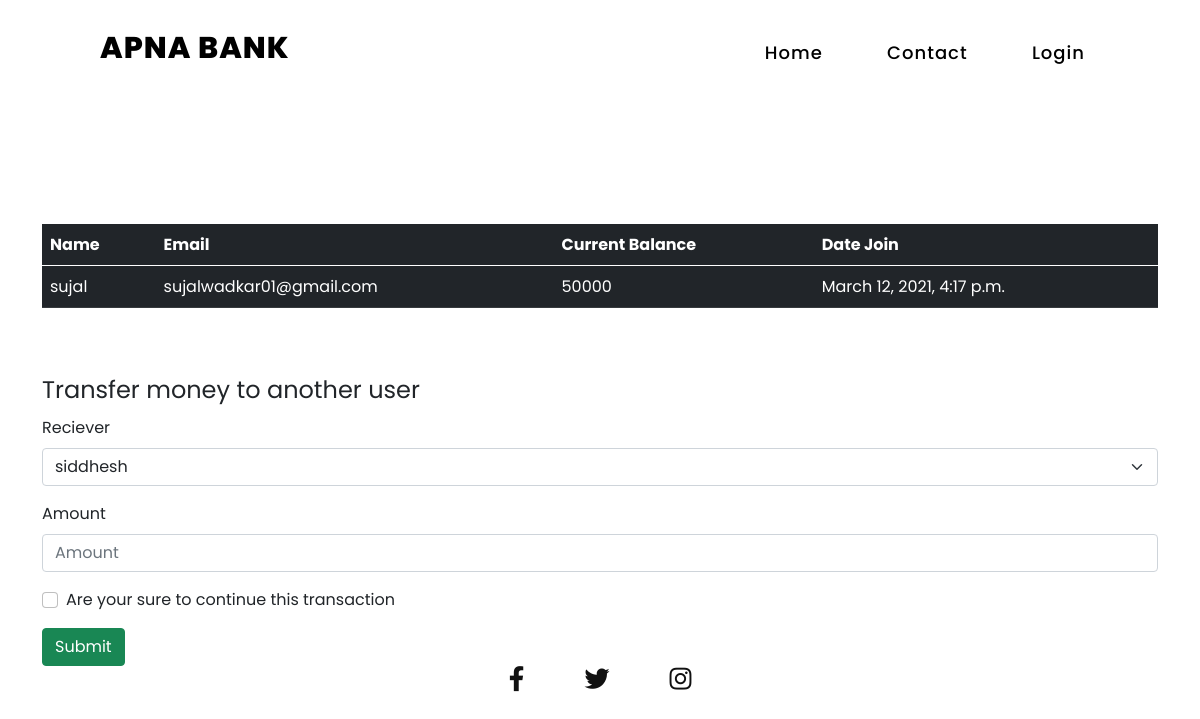
/userView/sujal, run on the app's committed database.
### core/models.py (models this page shows, shortened)
class User(models.Model):
    name = models.CharField(max_length = 40)
    email = models.EmailField(max_length = 40)
    current_credit = models.IntegerField()
    date = models.DateTimeField(auto_now=True)

### core/views.py (the view)
# urls.py: path('userView/<str:name>',views.userView, name='userView'),
def userView(request,name):
    users = User.objects.all()
    user = User.objects.filter(name = name).first()
    context = {
        'user':user,
        'users':users
    }
    return render(request,'user.html', context)

### templates/user.html (shortened to what this page needs)
{% extends "base.html" %}
{% load static %}
{% block content %}
<br><br><br><br><br>
<main id="main">
    <div class='container'>
        <div class="app-table">
        <table class="table table-dark table-hover">
            <thead>
                <thead>
                <tr>
                    <th>Name</th>
                    <th>Email</th>
                    <th>Current Balance</th>
                    <th>Date Join</th>
                </tr>
            </thead>
            <tbody>
                <tr>
                    <td>{{user.name}}</td>
                    <td>{{user.email}}</td>
                    <td>{{user.current_credit}}</td>
                    <td>{{user.date}}</td>
                </tr>
            </tbody>
        </table>
        </div>
    </div>
    <br><br>
    <div class='container'>
    <form action ="{% url 'confirmation' name=user.name %}" method="POST">
            <fieldset>
                <legend>Transfer money to another user</legend>
                <div class="mb-3">
                <label class="form-label">Reciever</label>
                    <select class="form-select" id="recipient" name="recipient" required>
                        {% for usr in users %}
                        {% ifnotequal usr.name user.name %}
                        <option>{{usr.name}}</option>
                        {% endifnotequal %}
                        {% endfor %}
                    </select>
                </div>
                <div class="mb-3">
                <label class="form-label">Amount</label>
                <input class="form-control" placeholder="Amount" type="number" id="credit" name="credit" required>
                </div>
                <div class="mb-3">
                <div class="form-check">
                    <input class="form-check-input" type="checkbox" id="myCheck" name="myCheck" onclick="myFunction()">
                    <label class="form-check-label">
                    Are your sure to continue this transaction
                    </label>
                </div>
                </div>
                <button type="submit" class="btn btn-success">Submit</button>
            </fieldset>
        </form>
    </div>
</main>
{% endblock %}

### static/css/style.css (style rules this page uses)
* { margin: 0; padding: 0; box-sizing: border-box; font-family: "Poppins", sans-serif; }
label { display: none; }

### data on the page
User: name "sujal", email "sujalwadkar01@gmail.com", current_credit "50000", date "March 12, 2021, 4:17 p.m."

### other printed values
form field recipient "siddhesh"
